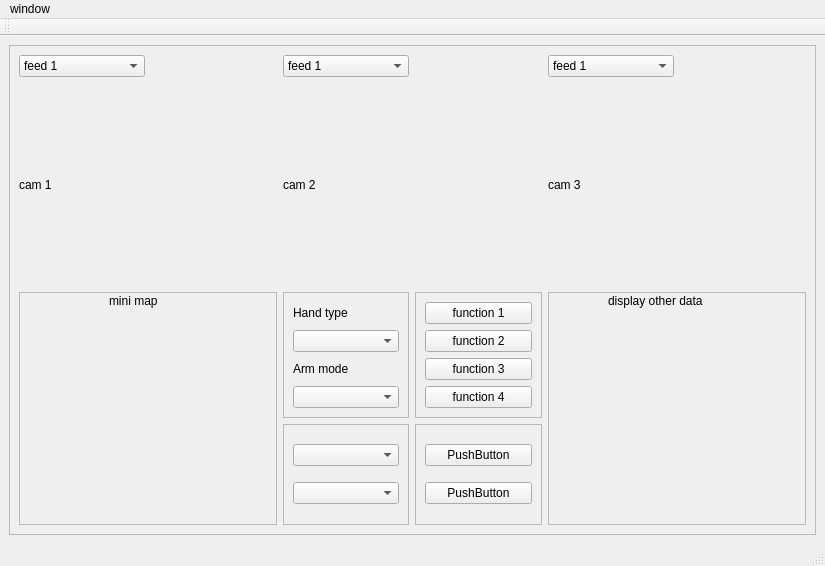
<?xml version="1.0" encoding="UTF-8"?>
<ui version="4.0">
 <class>MainWindow</class>
 <widget class="QMainWindow" name="MainWindow">
  <property name="geometry">
   <rect>
    <x>0</x>
    <y>0</y>
    <width>825</width>
    <height>566</height>
   </rect>
  </property>
  <property name="windowTitle">
   <string>MainWindow</string>
  </property>
  <widget class="QWidget" name="centralwidget">
   <layout class="QGridLayout" name="gridLayout">
    <item row="0" column="0">
     <widget class="QFrame" name="frame_6">
      <property name="frameShape">
       <enum>QFrame::StyledPanel</enum>
      </property>
      <property name="frameShadow">
       <enum>QFrame::Raised</enum>
      </property>
      <layout class="QGridLayout" name="gridLayout_2">
       <item row="4" column="3">
        <widget class="QFrame" name="functionBox">
         <property name="frameShape">
          <enum>QFrame::StyledPanel</enum>
         </property>
         <property name="frameShadow">
          <enum>QFrame::Raised</enum>
         </property>
         <layout class="QVBoxLayout" name="verticalLayout_2">
          <item>
           <widget class="QPushButton" name="function1">
            <property name="text">
             <string>function 1</string>
            </property>
           </widget>
          </item>
          <item>
           <widget class="QPushButton" name="function2">
            <property name="text">
             <string>function 2</string>
            </property>
           </widget>
          </item>
          <item>
           <widget class="QPushButton" name="function3">
            <property name="text">
             <string>function 3</string>
            </property>
           </widget>
          </item>
          <item>
           <widget class="QPushButton" name="function4">
            <property name="text">
             <string>function 4</string>
            </property>
           </widget>
          </item>
         </layout>
        </widget>
       </item>
       <item row="5" column="2">
        <widget class="QFrame" name="frame_8">
         <property name="frameShape">
          <enum>QFrame::StyledPanel</enum>
         </property>
         <property name="frameShadow">
          <enum>QFrame::Raised</enum>
         </property>
         <layout class="QVBoxLayout" name="verticalLayout_3">
          <item>
           <widget class="QComboBox" name="comboBox_5"/>
          </item>
          <item>
           <widget class="QComboBox" name="comboBox_7"/>
          </item>
         </layout>
        </widget>
       </item>
       <item row="0" column="2">
        <widget class="QComboBox" name="Camera2Feed">
         <item>
          <property name="text">
           <string>feed 1</string>
          </property>
         </item>
         <item>
          <property name="text">
           <string>feed 2</string>
          </property>
         </item>
         <item>
          <property name="text">
           <string>feed n</string>
          </property>
         </item>
        </widget>
       </item>
       <item row="2" column="0" rowspan="2" colspan="2">
        <widget class="QLabel" name="camera1">
         <property name="text">
          <string>cam 1</string>
         </property>
        </widget>
       </item>
       <item row="4" column="4" rowspan="2" colspan="2">
        <widget class="QFrame" name="OtherData">
         <property name="frameShape">
          <enum>QFrame::StyledPanel</enum>
         </property>
         <property name="frameShadow">
          <enum>QFrame::Raised</enum>
         </property>
         <widget class="QLabel" name="OtherDataLabel">
          <property name="geometry">
           <rect>
            <x>60</x>
            <y>0</y>
            <width>123</width>
            <height>17</height>
           </rect>
          </property>
          <property name="text">
           <string>display other data</string>
          </property>
         </widget>
        </widget>
       </item>
       <item row="2" column="2" rowspan="2" colspan="2">
        <widget class="QLabel" name="camera2">
         <property name="text">
          <string>cam 2</string>
         </property>
        </widget>
       </item>
       <item row="4" column="2">
        <widget class="QFrame" name="HandTypeBox">
         <property name="frameShape">
          <enum>QFrame::StyledPanel</enum>
         </property>
         <property name="frameShadow">
          <enum>QFrame::Raised</enum>
         </property>
         <layout class="QVBoxLayout" name="verticalLayout">
          <item>
           <widget class="QLabel" name="label">
            <property name="text">
             <string>Hand type</string>
            </property>
           </widget>
          </item>
          <item>
           <widget class="QComboBox" name="HandTypeChoice"/>
          </item>
          <item>
           <widget class="QLabel" name="label_2">
            <property name="text">
             <string>Arm mode</string>
            </property>
           </widget>
          </item>
          <item>
           <widget class="QComboBox" name="ArmModeChoice"/>
          </item>
         </layout>
         <zorder>HandTypeChoice</zorder>
         <zorder>label_2</zorder>
         <zorder>label</zorder>
         <zorder>ArmModeChoice</zorder>
        </widget>
       </item>
       <item row="4" column="0" rowspan="2" colspan="2">
        <widget class="QFrame" name="Minimap">
         <property name="frameShape">
          <enum>QFrame::StyledPanel</enum>
         </property>
         <property name="frameShadow">
          <enum>QFrame::Raised</enum>
         </property>
         <widget class="QLabel" name="MinimapLabel">
          <property name="geometry">
           <rect>
            <x>90</x>
            <y>0</y>
            <width>63</width>
            <height>17</height>
           </rect>
          </property>
          <property name="text">
           <string>mini map</string>
          </property>
         </widget>
        </widget>
       </item>
       <item row="0" column="0">
        <widget class="QComboBox" name="Camera1Feed">
         <item>
          <property name="text">
           <string>feed 1</string>
          </property>
         </item>
         <item>
          <property name="text">
           <string>feed 2</string>
          </property>
         </item>
         <item>
          <property name="text">
           <string>feed n</string>
          </property>
         </item>
        </widget>
       </item>
       <item row="5" column="3">
        <widget class="QFrame" name="frame_9">
         <property name="frameShape">
          <enum>QFrame::StyledPanel</enum>
         </property>
         <property name="frameShadow">
          <enum>QFrame::Raised</enum>
         </property>
         <layout class="QVBoxLayout" name="verticalLayout_4">
          <item>
           <widget class="QPushButton" name="pushButton_5">
            <property name="text">
             <string>PushButton</string>
            </property>
           </widget>
          </item>
          <item>
           <widget class="QPushButton" name="pushButton_6">
            <property name="text">
             <string>PushButton</string>
            </property>
           </widget>
          </item>
         </layout>
        </widget>
       </item>
       <item row="0" column="4">
        <widget class="QComboBox" name="Camera3Feed">
         <item>
          <property name="text">
           <string>feed 1</string>
          </property>
         </item>
         <item>
          <property name="text">
           <string>feed 2</string>
          </property>
         </item>
         <item>
          <property name="text">
           <string>feed n</string>
          </property>
         </item>
        </widget>
       </item>
       <item row="2" column="4" rowspan="2" colspan="2">
        <widget class="QLabel" name="camera3">
         <property name="text">
          <string>cam 3</string>
         </property>
        </widget>
       </item>
      </layout>
     </widget>
    </item>
   </layout>
  </widget>
  <widget class="QMenuBar" name="menubar">
   <property name="geometry">
    <rect>
     <x>0</x>
     <y>0</y>
     <width>825</width>
     <height>25</height>
    </rect>
   </property>
   <widget class="QMenu" name="menuWindow">
    <property name="title">
     <string>window</string>
    </property>
   </widget>
   <addaction name="menuWindow"/>
  </widget>
  <widget class="QToolBar" name="toolBar">
   <property name="windowTitle">
    <string>toolBar</string>
   </property>
   <attribute name="toolBarArea">
    <enum>TopToolBarArea</enum>
   </attribute>
   <attribute name="toolBarBreak">
    <bool>false</bool>
   </attribute>
  </widget>
  <widget class="QStatusBar" name="statusbar"/>
 </widget>
 <resources/>
 <connections/>
</ui>
